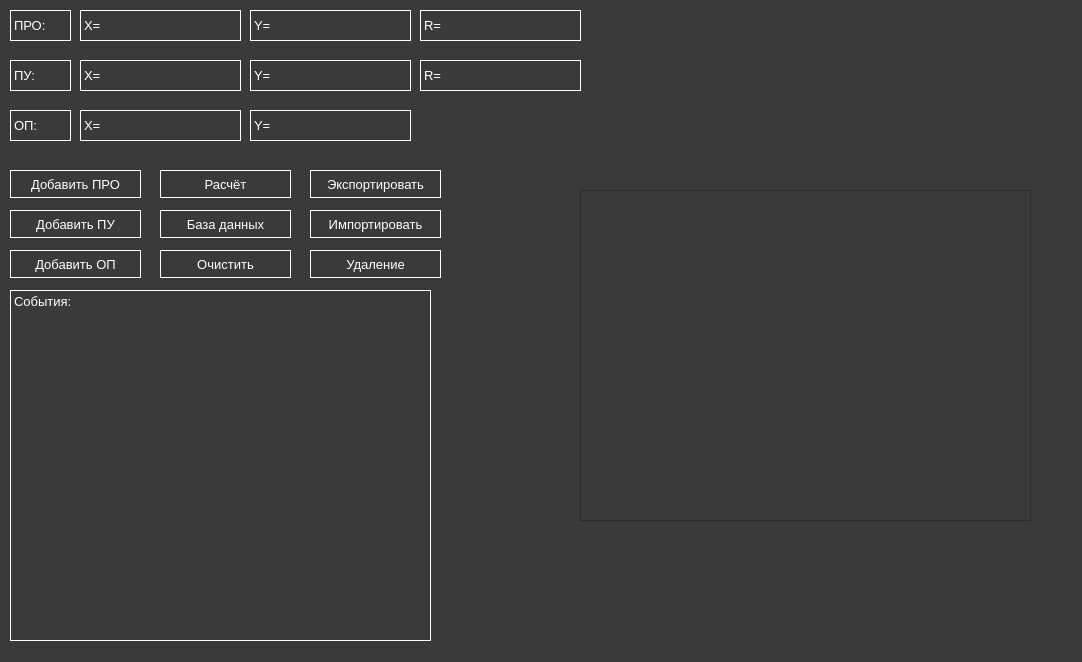
<?xml version="1.0" encoding="UTF-8"?>
<ui version="4.0">
 <class>MainWindow</class>
 <widget class="QMainWindow" name="MainWindow">
  <property name="geometry">
   <rect>
    <x>0</x>
    <y>0</y>
    <width>1082</width>
    <height>662</height>
   </rect>
  </property>
  <property name="windowTitle">
   <string>MainWindow</string>
  </property>
  <property name="styleSheet">
   <string notr="true">background-color: rgb(58, 58, 58);
color: rgb(255, 255, 255);</string>
  </property>
  <widget class="QWidget" name="centralwidget">
   <widget class="QLabel" name="label">
    <property name="geometry">
     <rect>
      <x>10</x>
      <y>10</y>
      <width>61</width>
      <height>31</height>
     </rect>
    </property>
    <property name="font">
     <font>
      <pointsize>10</pointsize>
     </font>
    </property>
    <property name="styleSheet">
     <string notr="true">border-style: solid;
border-color: white;
border-width: 1px 1px 1px 1px;</string>
    </property>
    <property name="text">
     <string>ПРО:</string>
    </property>
   </widget>
   <widget class="QLabel" name="label_2">
    <property name="geometry">
     <rect>
      <x>10</x>
      <y>60</y>
      <width>61</width>
      <height>31</height>
     </rect>
    </property>
    <property name="font">
     <font>
      <pointsize>10</pointsize>
     </font>
    </property>
    <property name="styleSheet">
     <string notr="true">border-style: solid;
border-color: white;
border-width: 1px 1px 1px 1px;</string>
    </property>
    <property name="text">
     <string>ПУ:</string>
    </property>
   </widget>
   <widget class="QLabel" name="label_3">
    <property name="geometry">
     <rect>
      <x>10</x>
      <y>110</y>
      <width>61</width>
      <height>31</height>
     </rect>
    </property>
    <property name="font">
     <font>
      <pointsize>10</pointsize>
     </font>
    </property>
    <property name="styleSheet">
     <string notr="true">border-style: solid;
border-color: white;
border-width: 1px 1px 1px 1px;</string>
    </property>
    <property name="text">
     <string>ОП:</string>
    </property>
   </widget>
   <widget class="QLabel" name="label_4">
    <property name="geometry">
     <rect>
      <x>80</x>
      <y>10</y>
      <width>41</width>
      <height>31</height>
     </rect>
    </property>
    <property name="font">
     <font>
      <pointsize>10</pointsize>
     </font>
    </property>
    <property name="styleSheet">
     <string notr="true">border-style: solid;
border-color: white;
border-width: 1px 0px 1px 1px;</string>
    </property>
    <property name="text">
     <string>Х=</string>
    </property>
   </widget>
   <widget class="QLabel" name="label_5">
    <property name="geometry">
     <rect>
      <x>250</x>
      <y>60</y>
      <width>41</width>
      <height>31</height>
     </rect>
    </property>
    <property name="font">
     <font>
      <pointsize>10</pointsize>
     </font>
    </property>
    <property name="styleSheet">
     <string notr="true">border-style: solid;
border-color: white;
border-width: 1px 0px 1px 1px;</string>
    </property>
    <property name="text">
     <string>Y=</string>
    </property>
   </widget>
   <widget class="QLineEdit" name="PRO_X">
    <property name="geometry">
     <rect>
      <x>120</x>
      <y>10</y>
      <width>121</width>
      <height>31</height>
     </rect>
    </property>
    <property name="styleSheet">
     <string notr="true">border-style: solid;
border-color: white;
border-width: 1px 1px 1px 0px;</string>
    </property>
   </widget>
   <widget class="QLineEdit" name="PU_Y">
    <property name="geometry">
     <rect>
      <x>290</x>
      <y>60</y>
      <width>121</width>
      <height>31</height>
     </rect>
    </property>
    <property name="styleSheet">
     <string notr="true">border-style: solid;
border-color: white;
border-width: 1px 1px 1px 0px;</string>
    </property>
   </widget>
   <widget class="QLabel" name="label_6">
    <property name="geometry">
     <rect>
      <x>250</x>
      <y>10</y>
      <width>41</width>
      <height>31</height>
     </rect>
    </property>
    <property name="font">
     <font>
      <pointsize>10</pointsize>
     </font>
    </property>
    <property name="styleSheet">
     <string notr="true">border-style: solid;
border-color: white;
border-width: 1px 0px 1px 1px;</string>
    </property>
    <property name="text">
     <string>Y=</string>
    </property>
   </widget>
   <widget class="QLineEdit" name="PRO_Y">
    <property name="geometry">
     <rect>
      <x>290</x>
      <y>10</y>
      <width>121</width>
      <height>31</height>
     </rect>
    </property>
    <property name="styleSheet">
     <string notr="true">border-style: solid;
border-color: white;
border-width: 1px 1px 1px 0px;</string>
    </property>
   </widget>
   <widget class="QLabel" name="label_7">
    <property name="geometry">
     <rect>
      <x>80</x>
      <y>60</y>
      <width>41</width>
      <height>31</height>
     </rect>
    </property>
    <property name="font">
     <font>
      <pointsize>10</pointsize>
     </font>
    </property>
    <property name="styleSheet">
     <string notr="true">border-style: solid;
border-color: white;
border-width: 1px 0px 1px 1px;</string>
    </property>
    <property name="text">
     <string>Х=</string>
    </property>
   </widget>
   <widget class="QLineEdit" name="PU_X">
    <property name="geometry">
     <rect>
      <x>120</x>
      <y>60</y>
      <width>121</width>
      <height>31</height>
     </rect>
    </property>
    <property name="styleSheet">
     <string notr="true">border-style: solid;
border-color: white;
border-width: 1px 1px 1px 0px;</string>
    </property>
   </widget>
   <widget class="QLabel" name="label_8">
    <property name="geometry">
     <rect>
      <x>80</x>
      <y>110</y>
      <width>41</width>
      <height>31</height>
     </rect>
    </property>
    <property name="font">
     <font>
      <pointsize>10</pointsize>
     </font>
    </property>
    <property name="styleSheet">
     <string notr="true">border-style: solid;
border-color: white;
border-width: 1px 0px 1px 1px;</string>
    </property>
    <property name="text">
     <string>Х=</string>
    </property>
   </widget>
   <widget class="QLineEdit" name="OP_X">
    <property name="geometry">
     <rect>
      <x>120</x>
      <y>110</y>
      <width>121</width>
      <height>31</height>
     </rect>
    </property>
    <property name="styleSheet">
     <string notr="true">border-style: solid;
border-color: white;
border-width: 1px 1px 1px 0px;</string>
    </property>
   </widget>
   <widget class="QLabel" name="label_9">
    <property name="geometry">
     <rect>
      <x>250</x>
      <y>110</y>
      <width>41</width>
      <height>31</height>
     </rect>
    </property>
    <property name="font">
     <font>
      <pointsize>10</pointsize>
     </font>
    </property>
    <property name="styleSheet">
     <string notr="true">border-style: solid;
border-color: white;
border-width: 1px 0px 1px 1px;</string>
    </property>
    <property name="text">
     <string>Y=</string>
    </property>
   </widget>
   <widget class="QLineEdit" name="OP_Y">
    <property name="geometry">
     <rect>
      <x>290</x>
      <y>110</y>
      <width>121</width>
      <height>31</height>
     </rect>
    </property>
    <property name="styleSheet">
     <string notr="true">border-style: solid;
border-color: white;
border-width: 1px 1px 1px 0px;</string>
    </property>
   </widget>
   <widget class="QLabel" name="label_10">
    <property name="geometry">
     <rect>
      <x>420</x>
      <y>10</y>
      <width>41</width>
      <height>31</height>
     </rect>
    </property>
    <property name="font">
     <font>
      <pointsize>10</pointsize>
     </font>
    </property>
    <property name="styleSheet">
     <string notr="true">border-style: solid;
border-color: white;
border-width: 1px 0px 1px 1px;</string>
    </property>
    <property name="text">
     <string>R=</string>
    </property>
   </widget>
   <widget class="QLineEdit" name="PRO_R">
    <property name="geometry">
     <rect>
      <x>460</x>
      <y>10</y>
      <width>121</width>
      <height>31</height>
     </rect>
    </property>
    <property name="styleSheet">
     <string notr="true">border-style: solid;
border-color: white;
border-width: 1px 1px 1px 0px;</string>
    </property>
   </widget>
   <widget class="QLabel" name="label_11">
    <property name="geometry">
     <rect>
      <x>420</x>
      <y>60</y>
      <width>41</width>
      <height>31</height>
     </rect>
    </property>
    <property name="font">
     <font>
      <pointsize>10</pointsize>
     </font>
    </property>
    <property name="styleSheet">
     <string notr="true">border-style: solid;
border-color: white;
border-width: 1px 0px 1px 1px;</string>
    </property>
    <property name="text">
     <string>R=</string>
    </property>
   </widget>
   <widget class="QLineEdit" name="PU_R">
    <property name="geometry">
     <rect>
      <x>460</x>
      <y>60</y>
      <width>121</width>
      <height>31</height>
     </rect>
    </property>
    <property name="styleSheet">
     <string notr="true">border-style: solid;
border-color: white;
border-width: 1px 1px 1px 0px;</string>
    </property>
   </widget>
   <widget class="QPushButton" name="D_PRO">
    <property name="geometry">
     <rect>
      <x>10</x>
      <y>170</y>
      <width>131</width>
      <height>28</height>
     </rect>
    </property>
    <property name="font">
     <font>
      <pointsize>10</pointsize>
     </font>
    </property>
    <property name="styleSheet">
     <string notr="true">border-style: solid;
border-color: white;
border-width: 1px 1px 1px 1px;</string>
    </property>
    <property name="text">
     <string>Добавить ПРО</string>
    </property>
   </widget>
   <widget class="QPushButton" name="D_PU">
    <property name="geometry">
     <rect>
      <x>10</x>
      <y>210</y>
      <width>131</width>
      <height>28</height>
     </rect>
    </property>
    <property name="font">
     <font>
      <pointsize>10</pointsize>
     </font>
    </property>
    <property name="styleSheet">
     <string notr="true">border-style: solid;
border-color: white;
border-width: 1px 1px 1px 1px;</string>
    </property>
    <property name="text">
     <string>Добавить ПУ</string>
    </property>
   </widget>
   <widget class="QPushButton" name="D_OP">
    <property name="geometry">
     <rect>
      <x>10</x>
      <y>250</y>
      <width>131</width>
      <height>28</height>
     </rect>
    </property>
    <property name="font">
     <font>
      <pointsize>10</pointsize>
     </font>
    </property>
    <property name="styleSheet">
     <string notr="true">border-style: solid;
border-color: white;
border-width: 1px 1px 1px 1px;</string>
    </property>
    <property name="text">
     <string>Добавить ОП</string>
    </property>
   </widget>
   <widget class="QPushButton" name="RASHET">
    <property name="geometry">
     <rect>
      <x>160</x>
      <y>170</y>
      <width>131</width>
      <height>28</height>
     </rect>
    </property>
    <property name="font">
     <font>
      <pointsize>10</pointsize>
     </font>
    </property>
    <property name="styleSheet">
     <string notr="true">border-style: solid;
border-color: white;
border-width: 1px 1px 1px 1px;</string>
    </property>
    <property name="text">
     <string>Расчёт</string>
    </property>
   </widget>
   <widget class="QPushButton" name="BD">
    <property name="geometry">
     <rect>
      <x>160</x>
      <y>210</y>
      <width>131</width>
      <height>28</height>
     </rect>
    </property>
    <property name="font">
     <font>
      <pointsize>10</pointsize>
     </font>
    </property>
    <property name="styleSheet">
     <string notr="true">border-style: solid;
border-color: white;
border-width: 1px 1px 1px 1px;</string>
    </property>
    <property name="text">
     <string>База данных</string>
    </property>
   </widget>
   <widget class="QPushButton" name="CLEAR">
    <property name="geometry">
     <rect>
      <x>160</x>
      <y>250</y>
      <width>131</width>
      <height>28</height>
     </rect>
    </property>
    <property name="font">
     <font>
      <pointsize>10</pointsize>
     </font>
    </property>
    <property name="styleSheet">
     <string notr="true">border-style: solid;
border-color: white;
border-width: 1px 1px 1px 1px;</string>
    </property>
    <property name="text">
     <string>Очистить</string>
    </property>
   </widget>
   <widget class="QPushButton" name="EXPORT">
    <property name="geometry">
     <rect>
      <x>310</x>
      <y>170</y>
      <width>131</width>
      <height>28</height>
     </rect>
    </property>
    <property name="font">
     <font>
      <pointsize>10</pointsize>
     </font>
    </property>
    <property name="styleSheet">
     <string notr="true">border-style: solid;
border-color: white;
border-width: 1px 1px 1px 1px;</string>
    </property>
    <property name="text">
     <string>Экспортировать</string>
    </property>
   </widget>
   <widget class="QPushButton" name="IMPORT">
    <property name="geometry">
     <rect>
      <x>310</x>
      <y>210</y>
      <width>131</width>
      <height>28</height>
     </rect>
    </property>
    <property name="font">
     <font>
      <pointsize>10</pointsize>
     </font>
    </property>
    <property name="styleSheet">
     <string notr="true">border-style: solid;
border-color: white;
border-width: 1px 1px 1px 1px;</string>
    </property>
    <property name="text">
     <string>Импортировать</string>
    </property>
   </widget>
   <widget class="QLabel" name="label_12">
    <property name="geometry">
     <rect>
      <x>10</x>
      <y>290</y>
      <width>421</width>
      <height>351</height>
     </rect>
    </property>
    <property name="font">
     <font>
      <pointsize>10</pointsize>
     </font>
    </property>
    <property name="styleSheet">
     <string notr="true">border-style: solid;
border-color: white;
border-width: 1px 1px 1px 1px;</string>
    </property>
    <property name="text">
     <string>События:</string>
    </property>
    <property name="alignment">
     <set>Qt::AlignLeading|Qt::AlignLeft|Qt::AlignTop</set>
    </property>
   </widget>
   <widget class="QTableWidget" name="tableWidget">
    <property name="geometry">
     <rect>
      <x>580</x>
      <y>190</y>
      <width>451</width>
      <height>331</height>
     </rect>
    </property>
   </widget>
   <widget class="QPushButton" name="CLEAR_2">
    <property name="geometry">
     <rect>
      <x>310</x>
      <y>250</y>
      <width>131</width>
      <height>28</height>
     </rect>
    </property>
    <property name="font">
     <font>
      <pointsize>10</pointsize>
     </font>
    </property>
    <property name="styleSheet">
     <string notr="true">border-style: solid;
border-color: white;
border-width: 1px 1px 1px 1px;</string>
    </property>
    <property name="text">
     <string>Удаление</string>
    </property>
   </widget>
  </widget>
  <widget class="QMenuBar" name="menubar">
   <property name="geometry">
    <rect>
     <x>0</x>
     <y>0</y>
     <width>1082</width>
     <height>26</height>
    </rect>
   </property>
  </widget>
 </widget>
 <resources/>
 <connections/>
</ui>
